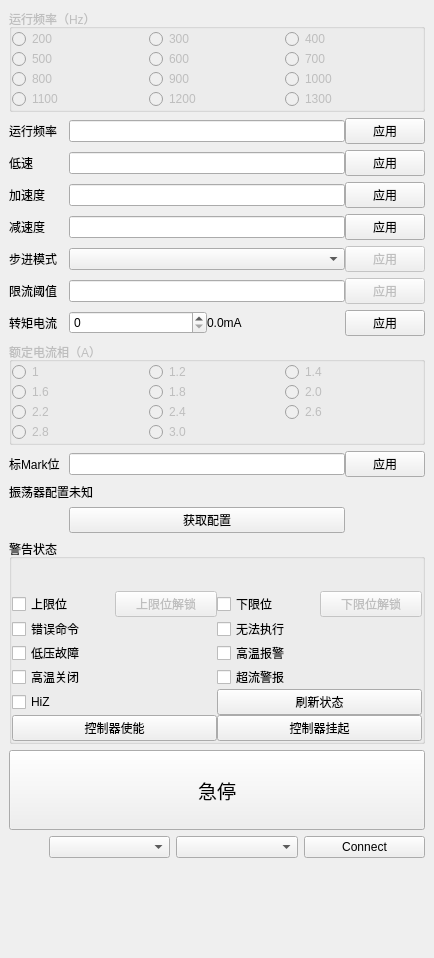
  <widget class="QDockWidget" name="dockRight">
   <property name="sizePolicy">
    <sizepolicy hsizetype="Minimum" vsizetype="Preferred">
     <horstretch>0</horstretch>
     <verstretch>0</verstretch>
    </sizepolicy>
   </property>
   <property name="minimumSize">
    <size>
     <width>434</width>
     <height>958</height>
    </size>
   </property>
   <attribute name="dockWidgetArea">
    <number>2</number>
   </attribute>
   <widget class="QWidget" name="dockWidgetContents">
    <layout class="QGridLayout" name="gridLayout_2">
     <item row="0" column="0">
      <layout class="QGridLayout" name="gridLayout">
       <property name="horizontalSpacing">
        <number>0</number>
       </property>
       <item row="9" column="0">
        <widget class="QLabel" name="label_7">
         <property name="text">
          <string>标Mark位</string>
         </property>
        </widget>
       </item>
       <item row="2" column="2">
        <widget class="QPushButton" name="pbSetMinSpeed">
         <property name="enabled">
          <bool>true</bool>
         </property>
         <property name="text">
          <string>应用</string>
         </property>
        </widget>
       </item>
       <item row="4" column="1">
        <widget class="QLineEdit" name="leDEC"/>
       </item>
       <item row="0" column="0" colspan="3">
        <widget class="QGroupBox" name="gbFreq">
         <property name="enabled">
          <bool>false</bool>
         </property>
         <property name="title">
          <string>运行频率（Hz）</string>
         </property>
         <layout class="QGridLayout" name="gridLayout_7">
          <property name="leftMargin">
           <number>0</number>
          </property>
          <property name="topMargin">
           <number>0</number>
          </property>
          <property name="rightMargin">
           <number>0</number>
          </property>
          <property name="bottomMargin">
           <number>0</number>
          </property>
          <property name="spacing">
           <number>0</number>
          </property>
          <item row="0" column="0">
           <widget class="QRadioButton" name="rbFreq200">
            <property name="text">
             <string>200</string>
            </property>
           </widget>
          </item>
          <item row="0" column="1">
           <widget class="QRadioButton" name="rbFreq300">
            <property name="text">
             <string>300</string>
            </property>
           </widget>
          </item>
          <item row="0" column="2">
           <widget class="QRadioButton" name="rbFreq400">
            <property name="text">
             <string>400</string>
            </property>
           </widget>
          </item>
          <item row="1" column="0">
           <widget class="QRadioButton" name="rbFreq500">
            <property name="text">
             <string>500</string>
            </property>
           </widget>
          </item>
          <item row="1" column="1">
           <widget class="QRadioButton" name="rbFreq600">
            <property name="text">
             <string>600</string>
            </property>
           </widget>
          </item>
          <item row="1" column="2">
           <widget class="QRadioButton" name="rbFreq700">
            <property name="text">
             <string>700</string>
            </property>
           </widget>
          </item>
          <item row="2" column="0">
           <widget class="QRadioButton" name="rbFreq800">
            <property name="text">
             <string>800</string>
            </property>
           </widget>
          </item>
          <item row="2" column="1">
           <widget class="QRadioButton" name="rbFreq900">
            <property name="text">
             <string>900</string>
            </property>
           </widget>
          </item>
          <item row="2" column="2">
           <widget class="QRadioButton" name="rbFreq1000">
            <property name="text">
             <string>1000</string>
            </property>
           </widget>
          </item>
          <item row="3" column="0">
           <widget class="QRadioButton" name="rbFreq1100">
            <property name="text">
             <string>1100</string>
            </property>
           </widget>
          </item>
          <item row="3" column="1">
           <widget class="QRadioButton" name="rbFreq1200">
            <property name="text">
             <string>1200</string>
            </property>
           </widget>
          </item>
          <item row="3" column="2">
           <widget class="QRadioButton" name="rbFreq1300">
            <property name="text">
             <string>1300</string>
            </property>
           </widget>
          </item>
         </layout>
        </widget>
       </item>
       <item row="6" column="1">
        <widget class="QLineEdit" name="leOCth"/>
       </item>
       <item row="9" column="1">
        <widget class="QLineEdit" name="leMark"/>
       </item>
       <item row="1" column="0">
        <widget class="QLabel" name="label">
         <property name="text">
          <string>运行频率</string>
         </property>
        </widget>
       </item>
       <item row="11" column="1">
        <widget class="QPushButton" name="pbGetConfig">
         <property name="text">
          <string>获取配置</string>
         </property>
        </widget>
       </item>
       <item row="7" column="1">
        <layout class="QHBoxLayout" name="horizontalLayout_2">
         <item>
          <widget class="QSpinBox" name="sbTVal">
           <property name="maximum">
            <number>127</number>
           </property>
          </widget>
         </item>
         <item>
          <widget class="QLabel" name="lbTVal">
           <property name="text">
            <string>0.0mA</string>
           </property>
          </widget>
         </item>
        </layout>
       </item>
       <item row="13" column="0" colspan="3">
        <widget class="QPushButton" name="pbHardStop">
         <property name="minimumSize">
          <size>
           <width>0</width>
           <height>80</height>
          </size>
         </property>
         <property name="font">
          <font>
           <pointsize>14</pointsize>
          </font>
         </property>
         <property name="text">
          <string>急停</string>
         </property>
        </widget>
       </item>
       <item row="9" column="2">
        <widget class="QPushButton" name="pbSetMark">
         <property name="enabled">
          <bool>true</bool>
         </property>
         <property name="text">
          <string>应用</string>
         </property>
        </widget>
       </item>
       <item row="10" column="0">
        <widget class="QLabel" name="label_9">
         <property name="text">
          <string>振荡器配置</string>
         </property>
        </widget>
       </item>
       <item row="7" column="2">
        <widget class="QPushButton" name="pbSetTVal">
         <property name="enabled">
          <bool>true</bool>
         </property>
         <property name="text">
          <string>应用</string>
         </property>
        </widget>
       </item>
       <item row="10" column="1" colspan="2">
        <widget class="QLabel" name="lbOscillator">
         <property name="text">
          <string>未知</string>
         </property>
        </widget>
       </item>
       <item row="7" column="0">
        <widget class="QLabel" name="label_8">
         <property name="text">
          <string>转矩电流</string>
         </property>
        </widget>
       </item>
       <item row="6" column="0">
        <widget class="QLabel" name="label_6">
         <property name="text">
          <string>限流阈值</string>
         </property>
        </widget>
       </item>
       <item row="1" column="1">
        <widget class="QLineEdit" name="leMaxSpeed"/>
       </item>
       <item row="2" column="0">
        <widget class="QLabel" name="label_2">
         <property name="text">
          <string>低速</string>
         </property>
        </widget>
       </item>
       <item row="3" column="1">
        <widget class="QLineEdit" name="leACC"/>
       </item>
       <item row="2" column="1">
        <widget class="QLineEdit" name="leMinSpeed"/>
       </item>
       <item row="1" column="2">
        <widget class="QPushButton" name="pbSetMaxSpeed">
         <property name="enabled">
          <bool>true</bool>
         </property>
         <property name="text">
          <string>应用</string>
         </property>
        </widget>
       </item>
       <item row="3" column="0">
        <widget class="QLabel" name="label_3">
         <property name="text">
          <string>加速度</string>
         </property>
        </widget>
       </item>
       <item row="6" column="2">
        <widget class="QPushButton" name="pbSetOCTh">
         <property name="enabled">
          <bool>false</bool>
         </property>
         <property name="text">
          <string>应用</string>
         </property>
        </widget>
       </item>
       <item row="4" column="2">
        <widget class="QPushButton" name="pushButton_4">
         <property name="enabled">
          <bool>true</bool>
         </property>
         <property name="text">
          <string>应用</string>
         </property>
        </widget>
       </item>
       <item row="8" column="0" colspan="3">
        <widget class="QGroupBox" name="gbTorque">
         <property name="enabled">
          <bool>false</bool>
         </property>
         <property name="title">
          <string>额定电流相（A）</string>
         </property>
         <layout class="QGridLayout" name="gridLayout_8">
          <property name="leftMargin">
           <number>0</number>
          </property>
          <property name="topMargin">
           <number>0</number>
          </property>
          <property name="rightMargin">
           <number>0</number>
          </property>
          <property name="bottomMargin">
           <number>0</number>
          </property>
          <property name="spacing">
           <number>0</number>
          </property>
          <item row="0" column="0">
           <widget class="QRadioButton" name="rbTroque10">
            <property name="text">
             <string>1</string>
            </property>
           </widget>
          </item>
          <item row="0" column="1">
           <widget class="QRadioButton" name="rbTroque12">
            <property name="text">
             <string>1.2</string>
            </property>
           </widget>
          </item>
          <item row="0" column="2">
           <widget class="QRadioButton" name="rbTroque14">
            <property name="text">
             <string>1.4</string>
            </property>
           </widget>
          </item>
          <item row="1" column="0">
           <widget class="QRadioButton" name="rbTroque16">
            <property name="text">
             <string>1.6</string>
            </property>
           </widget>
          </item>
          <item row="1" column="1">
           <widget class="QRadioButton" name="rbTroque18">
            <property name="text">
             <string>1.8</string>
            </property>
           </widget>
          </item>
          <item row="1" column="2">
           <widget class="QRadioButton" name="rbTroque20">
            <property name="text">
             <string>2.0</string>
            </property>
           </widget>
          </item>
          <item row="2" column="0">
           <widget class="QRadioButton" name="rbTroque22">
            <property name="text">
             <string>2.2</string>
            </property>
           </widget>
          </item>
          <item row="2" column="1">
           <widget class="QRadioButton" name="rbTroque24">
            <property name="text">
             <string>2.4</string>
            </property>
           </widget>
          </item>
          <item row="2" column="2">
           <widget class="QRadioButton" name="rbTroque26">
            <property name="text">
             <string>2.6</string>
            </property>
           </widget>
          </item>
          <item row="3" column="0">
           <widget class="QRadioButton" name="rbTroque28">
            <property name="text">
             <string>2.8</string>
            </property>
           </widget>
          </item>
          <item row="3" column="1">
           <widget class="QRadioButton" name="rbTroque30">
            <property name="text">
             <string>3.0</string>
            </property>
           </widget>
          </item>
         </layout>
        </widget>
       </item>
       <item row="5" column="0">
        <widget class="QLabel" name="label_5">
         <property name="text">
          <string>步进模式</string>
         </property>
        </widget>
       </item>
       <item row="3" column="2">
        <widget class="QPushButton" name="pushButton_3">
         <property name="enabled">
          <bool>true</bool>
         </property>
         <property name="text">
          <string>应用</string>
         </property>
        </widget>
       </item>
       <item row="4" column="0">
        <widget class="QLabel" name="label_4">
         <property name="text">
          <string>减速度</string>
         </property>
        </widget>
       </item>
       <item row="5" column="2">
        <widget class="QPushButton" name="pbSetStepMode">
         <property name="enabled">
          <bool>false</bool>
         </property>
         <property name="text">
          <string>应用</string>
         </property>
        </widget>
       </item>
       <item row="12" column="0" colspan="3">
        <widget class="QGroupBox" name="groupBox_2">
         <property name="title">
          <string>警告状态</string>
         </property>
         <layout class="QGridLayout" name="gridLayout_4">
          <property name="leftMargin">
           <number>0</number>
          </property>
          <property name="topMargin">
           <number>0</number>
          </property>
          <property name="rightMargin">
           <number>0</number>
          </property>
          <property name="bottomMargin">
           <number>0</number>
          </property>
          <property name="spacing">
           <number>0</number>
          </property>
          <item row="0" column="0">
           <layout class="QGridLayout" name="gridLayout_3">
            <item row="2" column="0">
             <widget class="QCheckBox" name="cbWrongCMD">
              <property name="text">
               <string>错误命令</string>
              </property>
             </widget>
            </item>
            <item row="3" column="0">
             <widget class="QCheckBox" name="cbUVLO">
              <property name="text">
               <string>低压故障</string>
              </property>
             </widget>
            </item>
            <item row="3" column="1">
             <widget class="QCheckBox" name="cbThermalWRN">
              <property name="text">
               <string>高温报警</string>
              </property>
             </widget>
            </item>
            <item row="2" column="1">
             <widget class="QCheckBox" name="cbNotPerf">
              <property name="text">
               <string>无法执行</string>
              </property>
             </widget>
            </item>
            <item row="5" column="0">
             <widget class="QCheckBox" name="cbHiZ">
              <property name="text">
               <string>HiZ</string>
              </property>
             </widget>
            </item>
            <item row="6" column="0">
             <widget class="QPushButton" name="pbEnable">
              <property name="text">
               <string>控制器使能</string>
              </property>
             </widget>
            </item>
            <item row="4" column="1">
             <widget class="QCheckBox" name="cbOCD">
              <property name="text">
               <string>超流警报</string>
              </property>
             </widget>
            </item>
            <item row="5" column="1">
             <widget class="QPushButton" name="pbGetStatus">
              <property name="text">
               <string>刷新状态</string>
              </property>
             </widget>
            </item>
            <item row="4" column="0">
             <widget class="QCheckBox" name="cbThermalSD">
              <property name="text">
               <string>高温关闭</string>
              </property>
             </widget>
            </item>
            <item row="0" column="0" colspan="2">
             <widget class="QLabel" name="lbWarning">
              <property name="sizePolicy">
               <sizepolicy hsizetype="Minimum" vsizetype="Preferred">
                <horstretch>0</horstretch>
                <verstretch>0</verstretch>
               </sizepolicy>
              </property>
              <property name="minimumSize">
               <size>
                <width>32</width>
                <height>32</height>
               </size>
              </property>
              <property name="text">
               <string/>
              </property>
              <property name="pixmap">
               <pixmap resource="stepmotorconsole.qrc">:/warning.png</pixmap>
              </property>
              <property name="scaledContents">
               <bool>false</bool>
              </property>
              <property name="alignment">
               <set>Qt::AlignCenter</set>
              </property>
             </widget>
            </item>
            <item row="6" column="1">
             <widget class="QPushButton" name="pbDisable">
              <property name="text">
               <string>控制器挂起</string>
              </property>
             </widget>
            </item>
            <item row="1" column="0">
             <layout class="QHBoxLayout" name="horizontalLayout_11">
              <item>
               <widget class="QCheckBox" name="cbUpLock">
                <property name="text">
                 <string>上限位</string>
                </property>
               </widget>
              </item>
              <item>
               <widget class="QPushButton" name="pbUnlockUp">
                <property name="enabled">
                 <bool>false</bool>
                </property>
                <property name="text">
                 <string>上限位解锁</string>
                </property>
               </widget>
              </item>
             </layout>
            </item>
            <item row="1" column="1">
             <layout class="QHBoxLayout" name="horizontalLayout_12">
              <item>
               <widget class="QCheckBox" name="cbDownLock">
                <property name="text">
                 <string>下限位</string>
                </property>
               </widget>
              </item>
              <item>
               <widget class="QPushButton" name="pbUnlockDown">
                <property name="enabled">
                 <bool>false</bool>
                </property>
                <property name="text">
                 <string>下限位解锁</string>
                </property>
               </widget>
              </item>
             </layout>
            </item>
           </layout>
          </item>
         </layout>
        </widget>
       </item>
       <item row="5" column="1">
        <widget class="QComboBox" name="cbStepMode">
         <property name="editable">
          <bool>false</bool>
         </property>
         <property name="currentText">
          <string/>
         </property>
         <property name="frame">
          <bool>true</bool>
         </property>
        </widget>
       </item>
      </layout>
     </item>
     <item row="4" column="0">
      <spacer name="verticalSpacer_7">
       <property name="orientation">
        <enum>Qt::Vertical</enum>
       </property>
       <property name="sizeHint" stdset="0">
        <size>
         <width>20</width>
         <height>40</height>
        </size>
       </property>
      </spacer>
     </item>
     <item row="1" column="0">
      <layout class="QHBoxLayout" name="horizontalLayout_4">
       <item>
        <spacer name="horizontalSpacer">
         <property name="orientation">
          <enum>Qt::Horizontal</enum>
         </property>
         <property name="sizeType">
          <enum>QSizePolicy::Minimum</enum>
         </property>
         <property name="sizeHint" stdset="0">
          <size>
           <width>40</width>
           <height>20</height>
          </size>
         </property>
        </spacer>
       </item>
       <item>
        <widget class="QComboBox" name="cbSerialPort"/>
       </item>
       <item>
        <widget class="QComboBox" name="cbBaudRate"/>
       </item>
       <item>
        <widget class="QPushButton" name="pbConnect">
         <property name="text">
          <string>Connect</string>
         </property>
        </widget>
       </item>
      </layout>
     </item>
    </layout>
   </widget>
  </widget>
